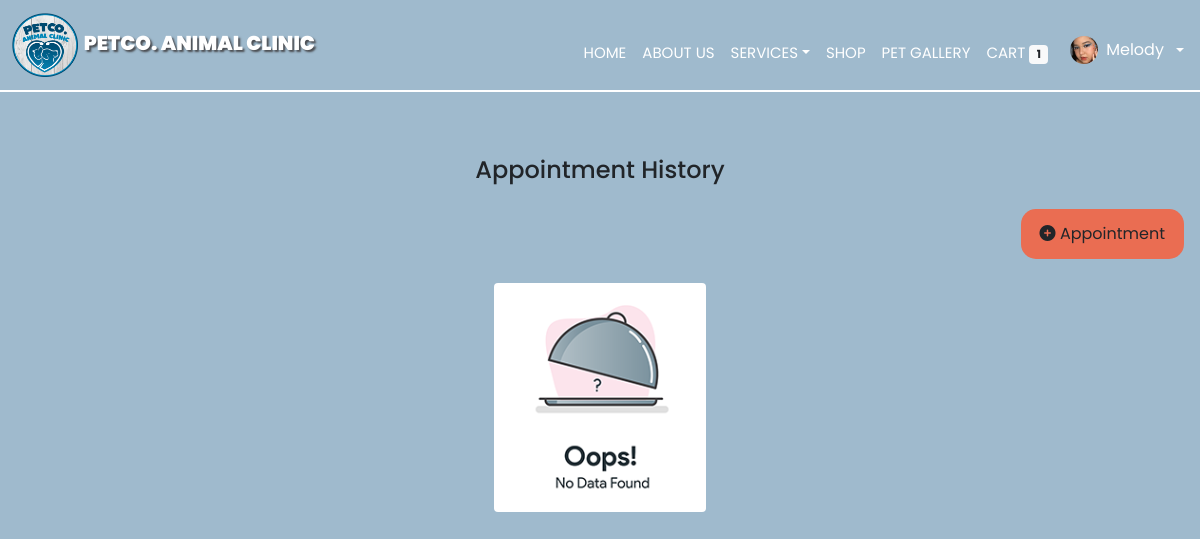
The app's page /appointment-user.php (signed in) with its own data.
### tables this page shows
CREATE TABLE `usertable` (
  `id` int(11) NOT NULL,
  `first_name` varchar(255) NOT NULL,
  `middle_name` varchar(255) NOT NULL,
  `last_name` varchar(255) NOT NULL,
  `suffix` varchar(10) NOT NULL,
  `position` varchar(255) NOT NULL,
  `address` varchar(255) NOT NULL,
  `email` varchar(255) NOT NULL,
  `password` varchar(255) NOT NULL,
  `code` mediumint(50) NOT NULL,
  `status` text NOT NULL,
  `contact` varchar(100) NOT NULL,
  `image_dir` varchar(255) NOT NULL,
  `image_filename` varchar(255) NOT NULL,
  `user_level` varchar(255) NOT NULL
);

### appointment-user.php (the view, shortened to what this page needs)
<?php require('php/connection.php');
require_once "controllerUserData.php";
   $user_id = $_SESSION['user_id'];
?>
<?php
                 $select_user = mysqli_query($con, "SELECT * FROM usertable WHERE id = '$user_id'");
                 if(mysqli_num_rows($select_user) > 0){
                 $fetch_user = mysqli_fetch_assoc($select_user);
                 };
             ?>
<!DOCTYPE html>
<html lang="en">
<head>
    <link rel="stylesheet" type="text/css" href="css/styles.css">
    <link rel="stylesheet" href="https://cdn.jsdelivr.net/npm/bootstrap-icons@1.5.0/font/bootstrap-icons.css">
    <link href="https://cdn.jsdelivr.net/npm/bootstrap@5.1.1/dist/css/bootstrap.min.css" rel="stylesheet"
>
</head>
<body style="background:  #9FBACD;">
    <nav class="navbar navbar-expand-lg">
        <div class="container-fluid">
            <a class="navbar-brand" href="#">
                <img src="asset/logopet.png" alt="Logo" style="width:22%; height:8vh" />
                <span style="text-shadow: 2px 2px 2px  rgba(49, 44, 44, 0.767);" class="text-white"><b>PETCO. ANIMAL
                        CLINIC</b></span>
            </a>
        </div>
        <div class="collapse navbar-collapse me-3" id="navbarScroll">
            <ul class="navbar-nav me-auto my-0 my-lg-0 " style="--bs-scroll-height: 100px;">
                <div class="text-nowrap">
                    <li class="nav-item">
                        <a class="nav-link  text-white mt-3" aria-current="page" href="home.php">HOME</a>
                    </li>
                </div>
                <div class="text-nowrap">
                    <li class="nav-item">
                        <a class="nav-link text-white mt-3" href="#about">ABOUT US</a>
                    </li>
                </div>
                <div class="text-nowrap">
                    <li class="nav-item">
                        <div class="dropdown">
                            <a class="nav-link text-white dropdown-toggle mt-3" href="#" id="dropdownMenuLink"
                                data-bs-toggle="dropdown" aria-expanded="false">SERVICES</a>
                        </div>
                    </li>
                </div>
                <div class="text-nowrap">
                    <li class="nav-item">
                        <a class="nav-link text-white mt-3 " href="product.php">SHOP</a>
                    </li>
                </div>
                <?php
                    $select_rows = mysqli_query($con,"SELECT * FROM `cart` WHERE Cart_user_id = '$user_id'") or die ('query failed');
                    $row_count = mysqli_num_rows($select_rows);
                  ?>
                <div class="text-nowrap">
                    <li class="nav-item mt-3">
                        <a class="nav-link text-white" href="#imagesec">PET GALLERY</a>
                    </li>
                </div>
                <div class="text-nowrap">
                    <li class="nav-item">
                        <a class="nav-link text-white mt-3 " href="cart.php">CART<span
                                class="badge badge-light mx-1 bg-light text-dark"><?php echo $row_count ?></span></a>
                    </li>
                </div>
                        <?php
                            $select_user = mysqli_query($con, "SELECT * FROM usertable WHERE id = '$user_id'");
                            if(mysqli_num_rows($select_user) > 0){
                            $fetch_user = mysqli_fetch_assoc($select_user);
                            };
                        ?>
                <div class="dropdown mb-2 mt-sm-auto ms-auto ms-sm-0 flex-shrink-1 ">
                    <a href="#" class="d-flex align-items-center text-white text-decoration-none dropdown-toggle"
                        id="dropdownUser1" data-bs-toggle="dropdown" aria-expanded="false">
                        <img src="asset/profiles/<?php echo $fetch_user['image_filename']?>" alt="user"
                            style=" margin-left: 10px" width="28" height="28" class="rounded-circle">
                        <span class="d-none d-sm-inline mx-2"><?php echo $fetch_user['first_name']?></span>
                    </a>
                </div>
            </ul>
        </div>
    </nav>
    <div class="container-xl-fluid mt-5 mb-5">
        <div class="px-3">
            <h4 class="text-center c-white py-3">Appointment History</h4>
            <div class="d-flex flex-row-reverse">
                <button type="button" class="btn bg-button"
                    style="background: #EA6D52; border-radius: 15px; border-width: 7px;" data-bs-toggle="modal"
                    data-bs-target="#staticBackdrop">
                    <i class="fa-solid fa-circle-plus"> </i> Appointment
                </button>
            </div>
            <div class="container mt-4">
                <table class="table table-striped table table-bordered">
                    <?php
          $select_cart = mysqli_query($con, "SELECT * FROM `client_appointment`WHERE user_id = '$user_id' ORDER BY `client_appointment`.`appoint_date` ASC ");
                if(mysqli_num_rows($select_cart) > 0){
                    ?>
                    <thead>
                        <div class="row">
                            <th scope="col" style="text-align: center;">
                                <div class="col">Appointment No.</div>
                            </th>
                            <th scope="col" style="text-align: center;">
                                <div class="col">Service Type</div>
                            </th>
                            <th scope="col" style="text-align: center;">
                                <div class="col">Pet Name</div>
                            </th>
                            <th scope="col" style="text-align: center;">
                                <div class="col">Date</div>
                            </th>
                            <th scope="col" style="text-align: center;">
                                <div class="col">Time</div>
                            </th>
                            <th scope="col" style="text-align: center;">
                                <div class="col">Status</div>
                            </th>
                            <th scope="col" style="text-align: center;">
                                <div class="col">Action</div>
                            </th>
                            </tr>
                    </thead>
                    <?php
                    while($fetch_cart = mysqli_fetch_assoc($select_cart)):
                    ?>
                    <tr class="text-light ">
                        <td class="align-middle "><?= $fetch_cart['appoint_no'];?></td>
                        <td class="align-middle">
                            <?php echo $fetch_cart['service'];?>
                        </td>
                        <td class="align-middle">
                            <?php echo $fetch_cart['petname'];?>
                        </td>
                        <td class="align-middle">
                            <?php echo $fetch_cart['appoint_date'];?>
                        </td>
                        <td class="align-middle">
                            <?php echo $fetch_cart['appoint_time'];?>
                        </td>
                    <tr>
                        <?php
                    endwhile;
                }
                 else{
                    ?><tbody class="text-light ">
                            <center><h1><img src="asset/oops.png" alt="Logo" class="rounded"/></h1></center>
                        </tbody><?php
                }
            ?>
            </div>
        </div>
    </div>
</body>
</html>

### css/styles.css (style rules this page uses)
* { font-family: 'Poppins', sans-serif; }
body { background: #9FBACD; }
.navbar { background: #9FBACD; border-bottom: 2px solid white; }
.navbar-brand { font-family: 'Gothic A1', sans-serif; font-size: 20px; font-weight: bold; }
.nav-item { font-family: 'Gothic A1', sans-serif; font-size: 15px; }
.nav-link { border-radius: 10px; }
.bg-button { background:#EA6D52; }
* { padding: 0; margin: 0; }

### records on screen
usertable: image_filename (picture), first_name "Melody"

### other values on screen
$row_count "1"
